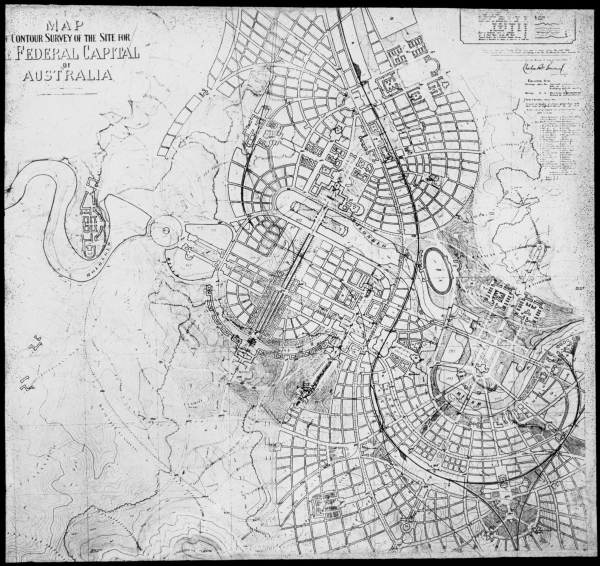
#> input picture history/thumbnails/1912-plans/1912-design-18-saarinen-lantern-slide-nla.obj-150474349.jpg, 1200 x 1131 px, found by its file name (shown at 1/2 size)
$ python match_plans.py
#> lines starting #> are read from the running program, lines starting #| are printed output that depends on the picture
### georef/warp_plans.py
"""Warp the 1912 competition plans onto GDA2020 / MGA zone 55.

Each plan's grid crossings (gcps/plans/<plan>_grid.csv, from plans.py) have
known survey-grid coordinates; the survey grid -> MGA55 similarity transform
fitted for the 1910 contour survey (gcps/transform.json) carries them to the
ground.  The plan is then warped with a thin-plate spline through its 81
crossings and clipped to the survey's outer frame.

Check: the plans were drawn on the 1910 survey, so their contours and river
should sit exactly on the georeferenced 1910 composite.  We phase-correlate
the warped plan's linework against the composite's and report the shift; a
mislabelled grid would show up as a shift of ~762 m (one 2,500 ft interval).

Outputs (gitignored)
  data/plans/<plan>-mga55.tif   COG, EPSG:7855, for QGIS
  data/plans/<plan>-3857.tif    Web Mercator COG (WebP + alpha) for the preview

Usage: uv run python warp_plans.py [plan ...]
"""

import csv
import json
import subprocess
import sys
from pathlib import Path

import numpy as np
from PIL import Image

from fit_and_warp import box_ring, helmert, write_cutline
from paths import COMPOSITE, GCP_DIR, PLAN_COGS, PLAN_GCP_DIR, WORK
from plans import PLANS, SRC

EPSG = 7855
TMP = WORK / "plans"


def run(cmd):
    subprocess.run(cmd, check=True, stdout=subprocess.DEVNULL)


def load_transform():
    t = json.loads(Path(GCP_DIR / "transform.json").read_text())
#> (reads georef/gcps/transform.json from the repository)
    return {k: t[k] for k in ("a", "b", "E0", "N0")}, t["outer_margins_ft"]


def full_extent(m):
    return (-m["east"], 20000 + m["west"], -m["north"], 20000 + m["south"])


# [197 lines left out: functions warp, edges, check_against_composite, main, not called in this run]


# [2 lines that do not run on import are left out]

### georef/match_plans.py
"""Register the plans that do not show the survey grid, by matching them to a
georeferenced plan of the same design.

- design-18-saarinen-lantern-slide: a photograph of Saarinen's original
  drawing; no grid survives.  Matched to Saarinen's lithograph.

Two stages, both on the drawings' linework (thin dark lines, broad tone
removed).  First a brute-force search over scale and rotation, with phase
correlation for the shift, finds a rough similarity transform; feature
matching (SIFT) proved unreliable on repetitive line drawings.  Then the
plan is correlated block by block against the reference; strong blocks
become control points (plan pixel -> MGA55), outliers are dropped against a
2nd-order polynomial, and the plan is warped with that polynomial, which is
smooth and forgiving of the odd bad match.

Writes gcps/plans/<plan>_matched.csv, then warps via warp_plans.warp().

Usage: uv run python match_plans.py [plan ...]
"""

import csv
import json
import subprocess
import sys

import cv2
import numpy as np
from PIL import Image

from paths import PLAN_COGS, PLAN_GCP_DIR
from plans import DEBUG, SRC
from warp_plans import load_transform, warp

Image.MAX_IMAGE_PIXELS = None

MATCHED = {
    "design-18-saarinen-lantern-slide": {
        "file": "1912-design-18-saarinen-lantern-slide-nla.obj-150474349.jpg",
        "ref": "design-18-saarinen",
    },
}
# Tried and failed (13 Nov 2026); these need control points picked by hand.
# Neither shows the survey grid, and both are drawn at a different scale from
# the lithograph of the same design, so the brute-force search found no
# reliable alignment (correlation peaks of 7-8 sigma, i.e. noise):
#   design-18-saarinen-central-area   1912-design-18-saarinen-central-area-nla.obj-230049023.tif
#   design-04-agache-public-buildings 1912-design-04-agache-public-buildings-nla.obj-230050141.tif
WORK_PX = 3000  # longest side for matching


def load(path, longest=WORK_PX):
#> called with longest = 3000
    img = Image.open(path)
#> img is the input picture: PIL image 1200x1131 RGB; min 0, max 255, mean 191.3
    img.load()
    full = img.size
#> full = (1200, 1131)
    g = img.convert("L")
    s = longest / max(full)
#> s = 2.5
    g = g.resize((round(full[0] * s), round(full[1] * s)), Image.LANCZOS)
#> g: PIL image 3000x2828 L
    a = np.asarray(g)
    # even out lighting so photographs and lithographs look alike
    a = cv2.createCLAHE(clipLimit=2.0, tileGridSize=(8, 8)).apply(a)
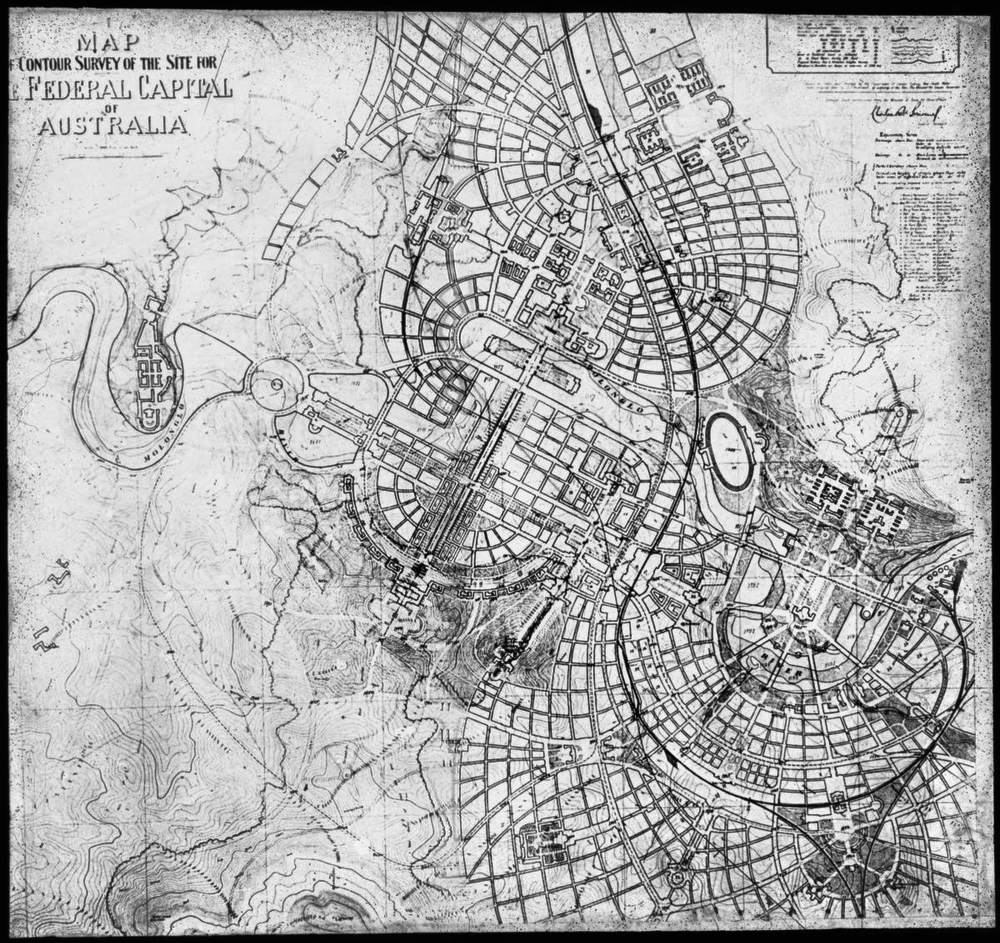
#> a: shape (2828, 3000) (shown at 1/3 size); min 0, max 255, mean 173.7
    return a, s, full


def reference(ref_name):
    """The reference plan, in MGA, as a grey array plus its geotransform."""
    tif = PLAN_COGS / f"{ref_name}-mga55.tif"
    info = json.loads(subprocess.run(["gdalinfo", "-json", str(tif)], capture_output=True, text=True, check=True).stdout)
    gt = info["geoTransform"]
    a, s, _full = load(tif)
    gt_small = [gt[0], gt[1] / s, gt[2], gt[3], gt[4], gt[5] / s]
    return a, gt_small


# [14 lines left out: functions line_strength, phase, not called in this run]


SCALES = np.geomspace(0.15, 3.0, 91)  # target -> reference scale factors tried
ROTATIONS = np.arange(-6, 6.01, 1.0)  # degrees


# [95 lines left out: functions coarse, fine, poly2_filter, not called in this run]


def match(name):
    spec = MATCHED[name]
    tgt, s_t, _full_t = load(SRC / spec["file"])
#> s_t = 2.5
    ref, gt = reference(spec["ref"])
    H, peak, sc, rot = coarse(tgt, ref)
    print(f"{name}: coarse search: scale {sc:.3f}, rotation {rot:+.1f} deg, peak {peak:.0f} sigma")
    # Match block by block, fit a homography to the matches, and match again
    # through it.  The matches kept are the third round's, after two refinements.
    for _ in range(3):
        p1, p2 = fine(tgt, ref, H)
        if len(p1) < 8:
            break
        keep, _ = poly2_filter(p1, p2)
        H2, _ = cv2.findHomography(p1[keep], p2[keep], cv2.RANSAC, 4.0)
        if H2 is None:
            break
        H = H2
    keep, r = poly2_filter(p1, p2)
    m_per_px = abs(gt[1])
    rr = r[keep]
    print(
        f"  {len(p1)} correlated blocks, {keep.sum()} kept; poly2 residual rms {np.sqrt((rr**2).mean()) * m_per_px:.1f} m, "
        f"max {rr.max() * m_per_px:.1f} m (reference at {m_per_px:.2f} m/px)"
    )
    p1, p2 = p1[keep], p2[keep]
    E = gt[0] + p2[:, 0] * gt[1] + p2[:, 1] * gt[2]
    N = gt[3] + p2[:, 0] * gt[4] + p2[:, 1] * gt[5]
    PLAN_GCP_DIR.mkdir(parents=True, exist_ok=True)
    path = PLAN_GCP_DIR / f"{name}_matched.csv"
    with path.open("w", newline="") as fh:
        w = csv.writer(fh)
        w.writerow(["plan", "px", "py", "e", "n"])
        for (x, y), e, n in zip(p1, E, N):
            w.writerow([name, f"{x / s_t:.2f}", f"{y / s_t:.2f}", f"{e:.2f}", f"{n:.2f}"])
    DEBUG.mkdir(parents=True, exist_ok=True)
    vis = cv2.cvtColor(tgt, cv2.COLOR_GRAY2BGR)
    for x, y in p1:
        cv2.circle(vis, (int(x), int(y)), 10, (255, 120, 0), 3)
    cv2.imwrite(str(DEBUG / f"{name}_matches.jpg"), cv2.resize(vis, None, fx=0.5, fy=0.5))
    return path, int(keep.sum()), float(np.sqrt((rr**2).mean()) * m_per_px)


def main(names):
    h, m = load_transform()
    for name in names:
        path, n, _rms = match(name)
        if n < 30:
            print("  too few matches to trust; not warped")
            continue
        warp(name, h, m, gcp_csv=path, method="-order 2", res=1.0)


if __name__ == "__main__":
    main(sys.argv[1:] or list(MATCHED))
#> (the call stopped at in reference, `info = json.loads(subprocess.run(["gdalinfo", "-json", str(tif)], capt..`: subprocess is not available in this run)
